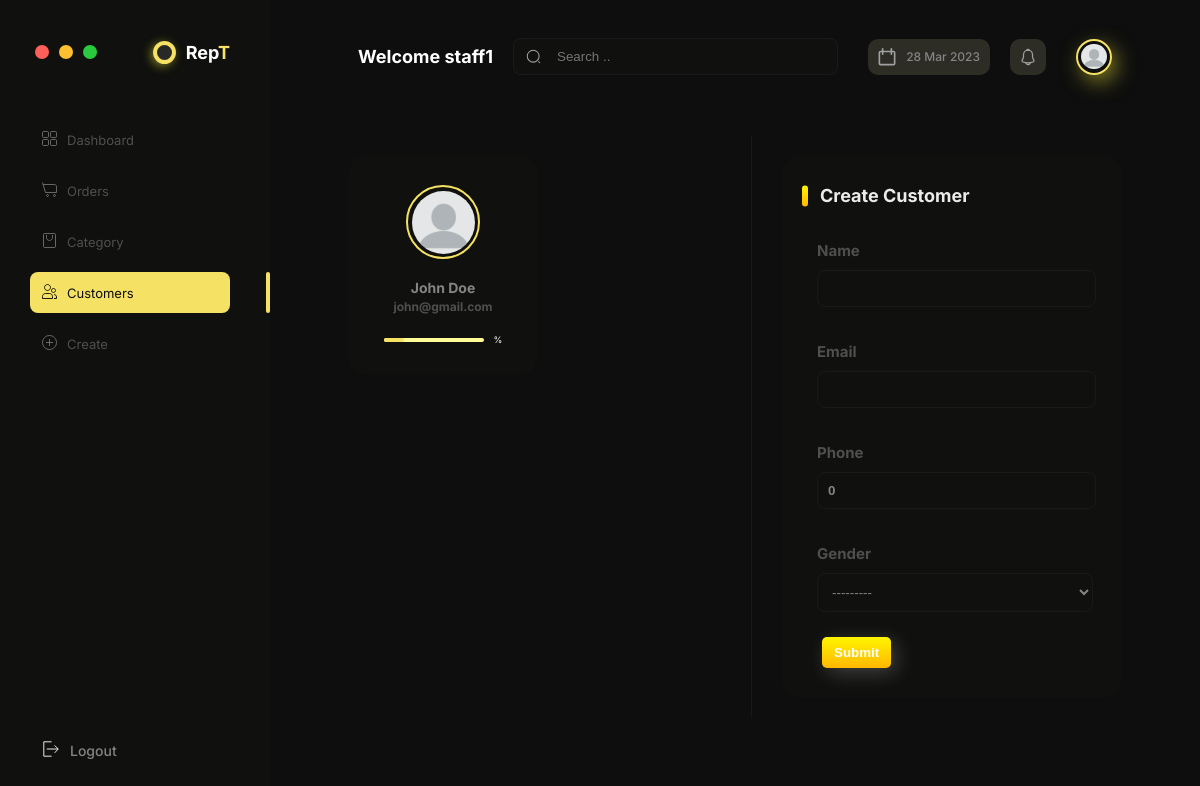
Screenshot of /users/ (signed in) with the database file from the repository.
### apps/core/models.py (models this page shows, shortened)
class Staff(models.Model):
    GENDER = (
        ('Male', 'Male'),
        ('Female', 'Female'),
        ('Others', 'Others'),
    )
    profile_image = models.ImageField(
        default='person.png', null=True, blank=True)
    user = models.OneToOneField(User, on_delete=models.CASCADE)
    name = models.CharField(max_length=200, null=True)
    email = models.CharField(max_length=200, null=True)
    phone = models.IntegerField(default=0, null=True)
    gender = models.CharField(max_length=200, null=True, choices=GENDER)

class Customer(models.Model):
    GENDER = (
        ('Male', 'Male'),
        ('Female', 'Female'),
        ('Others', 'Others'),
    )
    profile_image = models.ImageField(
        default='person.png', null=True, blank=True)
    name = models.CharField(max_length=200, null=True)
    email = models.CharField(max_length=200, null=True)
    phone = models.IntegerField(default=0, null=True)
    gender = models.CharField(max_length=200, null=True, choices=GENDER)
    date_created = models.DateTimeField(auto_now_add=True, null=True)

### apps/core/decorators.py (the view)
        def wrapper_func(request, *args, **kwargs):
            group = None
            if request.user.groups.exists():
                group = request.user.groups.all()[0].name
            if group in allowed:
                return view_func(request, *args, **kwargs)
            else:
                return HttpResponse('You are not authenticated to access this page!')

### apps/users/forms.py
class CustomerForm(ModelForm):
    class Meta:
        model = Customer
        fields = ['name', 'email', 'phone', 'gender']
        widgets = {
            'name': TextInput(attrs={
                'class': "form__inp",
            }),
            'email': TextInput(attrs={
                'class': "form__inp",
            }),
            'phone': TextInput(attrs={
                'class': "form__inp",
            }),
            'gender': Select(attrs={
                'class': "form__select-inp",
            }),
        }

### apps/users/templates/users.html (shortened to what this page needs)
{% extends 'main.html' %}
{% block content %}
<div class="users">
  <div class="user">
    {% for user in users %}
    <div class="user__card">
      <div class="user__img-container">
        <img src="{{ user.profile_image.url }}" alt="" class="user__img" />
      </div>
      <div class="user__info-container">
        <h5 class="user__name">{{user.name}}</h5>
        <h6 class="user__email">{{user.email}}</h6>
      </div>
      <div class="user__progress-container">
        <div class="user__progressbar">
          <div class="user__progress" style="width: 20%"></div>
        </div>
        <div class="user__parcentage">%</div>
      </div>
    </div>
    {% endfor %}
  </div>
  <div class="users__list">
    {% if request.user.is_staff %}
        <form action="" method="POST">
          {% csrf_token %}
          <div class="form__card form__item-card">
            <div class="form__header-container">
              <h5 class="form__header">Create Staff</h5>
            </div>
            <div class="form__list">
              <div class="form__item">
                <h5 class="form__name">Username</h5>
                <div class="form-group">{{userForm.username}}</div>
              </div>
            </div>
            <div class="form__list">
                <div class="form__item">
                  <h5 class="form__name">Email</h5>
                  <div class="form-group">{{userForm.email}}</div>
                </div>
              </div>
              <div class="form__list">
                <div class="form__item">
                  <h5 class="form__name">Password</h5>
                  <div class="form-group">{{userForm.password1}}</div>
                </div>
              </div>
              <div class="form__list">
                <div class="form__item">
                  <h5 class="form__name">Confirm Password</h5>
                  <div class="form-group">{{userForm.password2}}</div>
                </div>
              </div>
            <input type="submit" name="submit" class="form__button" />
          </div>
        </form>
    {% else %}
        <form action="" method="POST">
          <div class="form__card form__item-card">
            <div class="form__header-container">
              <h5 class="form__header">Create Customer</h5>
            </div>
            <div class="form__list">
              <div class="form__item">
                <h5 class="form__name">Name</h5>
                <div class="form-group">{{userForm.name}}</div>
              </div>
            </div>
            <div class="form__list">
                <div class="form__item">
                  <h5 class="form__name">Email</h5>
                  <div class="form-group">{{userForm.email}}</div>
                </div>
              </div>
              <div class="form__list">
                <div class="form__item">
                  <h5 class="form__name">Phone</h5>
                  <div class="form-group">{{userForm.phone}}</div>
                </div>
              </div>
              <div class="form__list">
                <div class="form__item">
                  <h5 class="form__name">Gender</h5>
                  <div class="form-group">{{userForm.gender}}</div>
                </div>
              </div>
            <input type="submit" name="submit" class="form__button" />
          </div>
        </form>
        {% endif  %}
  </div>
</div>
{% endblock %}

### templates/topbar.html (shortened to what this page needs)
{% load static %}
<div class="topbar">
    <h3 class="top__title">Welcome {{request.user}}</h3>
    <form class="search__container" autocomplete="off" id="search-form" method="post">
        <img src="/static/icons/ic-input-search.svg" alt="" class="search__img">
        <input type="text" class="search__inp" placeholder="Search .." id="search-input">
    </form>
    <div class="right">
        <div class="right__calendar-container">
            <img src="/static/icons/ic_calendar.svg" alt="" class="right__icon right__calendar">
            <h6 id="right__calendar-txt"></h6>
        </div>
        <div class="right__icon-container">
            <img src="/static/icons/ic_notifications.svg" alt="" class="right__icon right__notification">
        </div>
        <div class="right__img-container">
            <img src="{{ request.user.staff.profile_image.url }}" alt="" class="right__img">
        </div>
    </div>
</div>

### static/css/main.css (style rules this page uses)
html { font-size: 62.5%; }
body { padding-left: 32rem; padding-top: 2rem; padding-right: 5rem; background-color: var(--colorDark); font-family: 'Inter', sans-serif; }
h1, h2, h3, h4, h5, h6 { margin: 0rem; padding: 0rem; }

### static/css/colors.css (style rules this page uses)
:root { --colorDark: #0E0E0E; --colorDarkMedium: #10110E; --colorDarkLight: #4F4F4F; --colorDarkExtraLight: #848484; --colorWhite: #FFFFFF; --colorWhiteMedium: #F9F9F9; --colorWhiteLight: #F1F1F1; --colorWhiteExtraLight: #EBEBEB; --colorOrange: #F5E164; --colorOrangeMedium: #fbf438; --colorOrangeLight: #fff951; --colorOrangeExtraLight: #fffb95; --colorYelllow:#FFF500; --colorYellowMedium:#fbf438; --colorYellowLight:#fff951; --colorExtraLight:#fffb95; --gradientColor1:#BD00FF; --gradientColor2:#0085FF; --gradientColor3:#FFF500; --gradientColor4:#FFB800; --gradientColor5:#FF5C00; --gradientColor6:#FF0000; --gradientColor7:#00E0FF; --gradientColor8:#00D1FF; --buttonColorYellow: rgb(255, 184, 0); --buttonColorLightYellow: rgba(155, 184, 0, 0.1); --buttonColorOrange: rgb(252, 96, 88); --buttonColorLightOrange: rgba(252, 96, 88, 0.1); --buttonColorBlue: rgb(0, 149, 255); --buttonColorLightBlue: rgba(0, 149, 255, 0.1); --buttonColorRed: rgb(236,95,104); --buttonColorLightRed: rgba(254, 141, 148, 0.1); --buttonColorGreen: rgb(176, 255, 96); --buttonColorLightGreen: rgba(214, 255, 173, 0.1); --dotColor1:#FC6058; --dotColor2:#FEC02F; --dotColor3:#2ACA3E; --seperatorColor:#35363843; --iconBackgroundColor:#62634e5e; --bgObjectBlur:rgba(233, 224, 54, 0.5); --transparentColor:rgba(0, 0, 0, 0); }

### static/css/topbar.css (style rules this page uses)
.topbar { display: flex; align-items: center; margin-left: 3rem; margin-right: 3rem; margin-bottom: 2rem; margin-top: 1rem; justify-content: space-between; }
.top__title { color: var(--colorWhite); font-weight: 700; margin-right: 2rem; }
.search__container { flex: 1; max-width: 40rem; display: flex; align-items: center; background-color: var(--colorDarkMedium); border-color: var(--seperatorColor); border-style: solid; border-width: .1rem; border-radius: .8rem; }
.search__img { width: 1.5rem; height: 1.5rem; padding: 1rem 1.2rem; }
.search__inp { flex: 1; width: 0rem; background-color:var(--colorTransparent); border-style: none; padding: .1rem .4rem; color: var(--colorDarkExtraLight); }
.right { align-items: center; display: flex; padding-left: 2rem; }
.right__calendar-container { display: flex; align-items: center; justify-content: center; padding-left: 1rem; padding-right: 1rem; height: 3.6rem; background-color:var(--iconBackgroundColor); border-radius: 1rem; margin: 0rem 1rem; cursor: pointer; }
.right__calendar { width: 1.8rem; height: 1.8rem; margin-right: 1rem; }
.right__icon-container { display: flex; align-items: center; justify-content: center; width: 3.6rem; height: 3.6rem; background-color: var(--iconBackgroundColor); border-radius: 1rem; margin: 0rem 1rem; cursor: pointer; }
.right__notification { width: 1.8rem; height: 1.8rem; }
.right__img-container { display: flex; align-items: center; justify-content: center; width: 3.2rem; height: 3.2rem; border-style: solid; border-color: var(--colorOrange); border-radius: 2rem; border-width: .2rem; object-position: center; object-fit:cover; margin-left: 2rem; box-shadow: .5rem .7rem 2rem var(--bgObjectBlur); }
.right__img { width: 80%; height: 80%; border-radius: 50%; }

### rows the page displays
Customer: profile_image (picture), name "John Doe", email "john@gmail.com"

### other values shown
{{ request.user }} "staff1"
